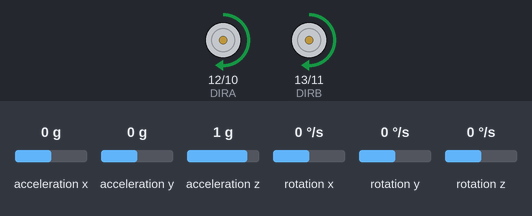
The sketch below on a simulated Arduino Uno, built with avr-gcc and run on an emulated ATmega328P. Parts: direction and speed pins drawn as motors (green arrow = direction pin HIGH = forward, orange = LOW = backward, longer = more drive). Wiring (inferred from the names in the program): MPU-6050 motion sensor at I2C address 0x68. Inputs (shaded band) come from the test bench; at power-on: acceleration y 0 g, rotation x 0 °/s, acceleration z 1 g, acceleration x 0 g, rotation y 0 °/s, rotation z 0 °/s.

Above: at 1.2 s.
1.3 s: acceleration y set to -1.4 g
At 2.4 s:
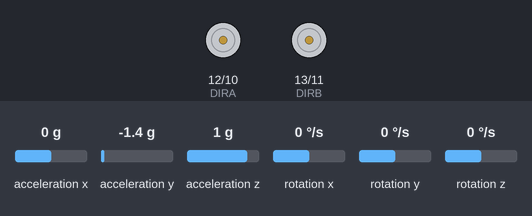
3.3 s: acceleration y set to -1.2 g
At 3.9 s:
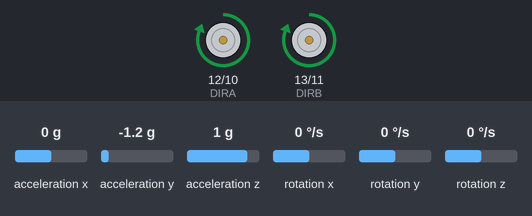
4.8 s: acceleration y set to 0.8 g
At 5.6 s:
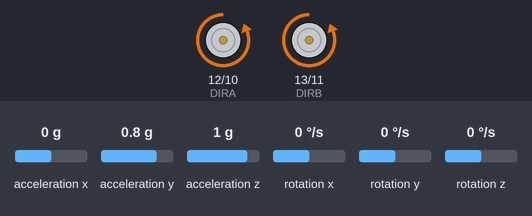
6.5 s: rotation x set to -192 °/s
At 8.24 s:
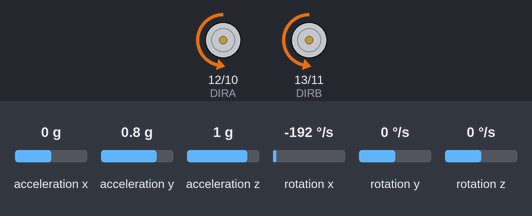
9.5 s: acceleration z set to -1.4 g
At 10.6 s:
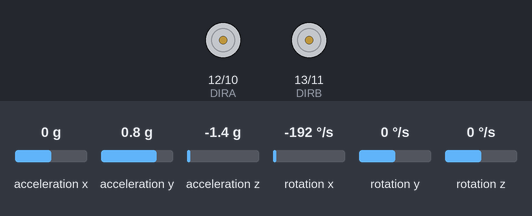
11.0 s: acceleration z set to -0.1 g
12.5 s: acceleration z set to 0.2 g
At 13.7 s:
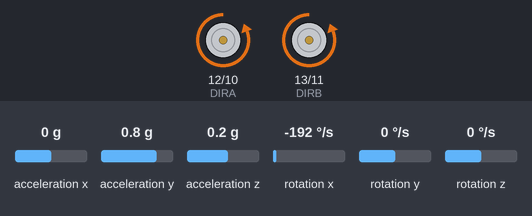
Timing chart, 0 to 15.0 s (numbered marks = the images above; inputs shaded):
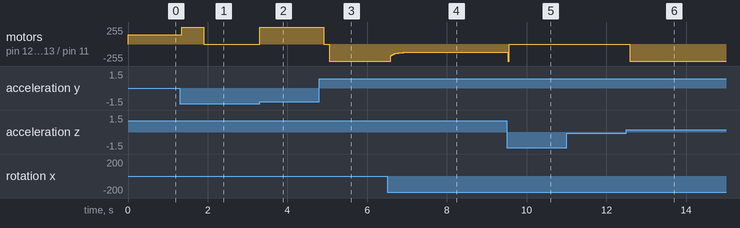

The sketch:

Robot_Autoequilibrado_v3.ino
```cpp
#include <Wire.h>

// Definición de pines para el Motor Shield L298P
const int DIRA = 12;  // Dirección Motor A (Izquierdo)
const int PWMA = 10;  // Velocidad Motor A (PWM)
const int DIRB = 13;  // Dirección Motor B (Derecho)
const int PWMB = 11;  // Velocidad Motor B (PWM)

// Dirección I2C del MPU6050
const int MPU_ADDR = 0x68;
int16_t AcX, AcY, AcZ, GyX, GyY, GyZ, Temp;

// Variables de tiempo y ángulo
unsigned long tiempo_prev;
float angulo_pitch = 0;

// Constantes PID (Deberás ajustar estas 3 variables para tu robot)
float Kp = 10.5; // Fuerza de empuje principal
float Ki = 0.0;  // Corrección a largo plazo
float Kd = 0.5 ; // Suavizado de la oscilación

// Variables de control
float setpoint = 5.75; // Tu punto de equilibrio exacto
float error, error_prev, integral, derivada, output;

// Compensación de zona muerta de los motores (medida con Diagnostico_Umbral_PWM:
// una rueda gira desde PWM 70 y las dos desde PWM 75)
const int PWM_MIN = 110;       // PWM mínimo con el que se mueven las dos ruedas
const int BANDA_MUERTA = 10;  // Si la salida del PID es menor que esto, motores quietos

void setup() {
  Serial.begin(9600);

  // Configurar los pines del shield como salidas
  pinMode(DIRA, OUTPUT);
  pinMode(PWMA, OUTPUT);
  pinMode(DIRB, OUTPUT);
  pinMode(PWMB, OUTPUT);

  // Inicializar los motores apagados
  digitalWrite(DIRA, LOW);
  analogWrite(PWMA, 0);
  digitalWrite(DIRB, LOW);
  analogWrite(PWMB, 0);

  // Inicialización del sensor MPU6050
  Wire.begin();
  Wire.beginTransmission(MPU_ADDR);
  Wire.write(0x6B); // Registro de gestión de energía
  Wire.write(0);    // Despierta el sensor
  Wire.endTransmission(true);

  tiempo_prev = millis();
}

void loop() {
  // 1. Leer datos del sensor MPU6050
  Wire.beginTransmission(MPU_ADDR);
  Wire.write(0x3B);
  Wire.endTransmission(false);
  Wire.requestFrom(MPU_ADDR, 14, true);

  AcX = Wire.read() << 8 | Wire.read();
  AcY = Wire.read() << 8 | Wire.read();
  AcZ = Wire.read() << 8 | Wire.read();
  Temp = Wire.read() << 8 | Wire.read();
  GyX = Wire.read() << 8 | Wire.read();
  GyY = Wire.read() << 8 | Wire.read();
  GyZ = Wire.read() << 8 | Wire.read();

  // 2. Calcular el ángulo usando un Filtro Complementario
  unsigned long tiempo_actual = millis();
  float dt = (tiempo_actual - tiempo_prev) / 1000.0;
  tiempo_prev = tiempo_actual;

  // Calculamos el ángulo X usando las mismas variables que funcionaron en tu diagnóstico
  float accel_pitch = atan2(AcY, AcZ) * 180 / PI;
  float gyro_rate = GyX / 131.0;

  angulo_pitch = 0.98 * (angulo_pitch + gyro_rate * dt) + 0.02 * accel_pitch;

  // 3. Calcular el control PID
  error = setpoint - angulo_pitch;
  integral += error * dt;

  // Límite para evitar la saturación de la integral (Windup)
  integral = constrain(integral, -150, 150);

  // La derivada del error es -(velocidad angular): el giroscopio la entrega directa y sin ruido de dt
  derivada = -gyro_rate;
  output = (Kp * error) + (Ki * integral) + (Kd * derivada);
  error_prev = error;

  // 4. Transformar salida PID a movimiento de motores
  int velocidad = abs(output);
  velocidad = constrain(velocidad, 0, 255);

  // Compensar la zona muerta: si el PID pide algo, que el motor realmente se mueva
  if (velocidad < BANDA_MUERTA) {
    velocidad = 0;
  } else {
    velocidad = map(velocidad, BANDA_MUERTA, 255, PWM_MIN, 255);
  }

  // Apagar motores si el robot se cae (inclinación mayor a 40 grados)
  if (abs(error) > 60) {
    analogWrite(PWMA, 0);
    analogWrite(PWMB, 0);
    integral = 0; // Evita que los motores arranquen a máxima velocidad al levantarlo
  }
  else {
    // Determinar la dirección basada en el signo del PID
    if (output > 0) {
      // Compensar hacia adelante
      digitalWrite(DIRA, HIGH);
      digitalWrite(DIRB, HIGH);
    } else {
      // Compensar hacia atrás
      digitalWrite(DIRA, LOW);
      digitalWrite(DIRB, LOW);
    }

    // Aplicar la velocidad a los motores
    analogWrite(PWMA, velocidad);
    analogWrite(PWMB, velocidad);
  }
}
```

Measured:
- the behaviour switches between -1.4 and -1.3 g on acceleration y (found by bisection; images 1 and 2)
- the behaviour switches between 0 and 0.1 g on acceleration z (found by bisection; images 5 and 6)
- after the input at 1.3 s, motor on pin 12 (DIRA) / pin 10 (PWMA), motor on pin 13 (DIRB) / pin 11 (PWMB): forward 139/255 → forward 255/255 after 0.05 s, → stopped 0.55 s later
- after the input at 3.3 s, motor on pin 12 (DIRA) / pin 10 (PWMA), motor on pin 13 (DIRB) / pin 11 (PWMB): stopped → forward 255/255 at once
- after the input at 4.8 s, motor on pin 12 (DIRA) / pin 10 (PWMA), motor on pin 13 (DIRB) / pin 11 (PWMB): forward 255/255 → stopped after 0.10 s, → backward 255/255 0.15 s later
- after the input at 9.5 s, motor on pin 12 (DIRA) / pin 10 (PWMA), motor on pin 13 (DIRB) / pin 11 (PWMB): backward 125/255 → stopped at once
- after the input at 11.0 s, every drawn part: stays the same
- after the input at 12.5 s, motor on pin 12 (DIRA) / pin 10 (PWMA), motor on pin 13 (DIRB) / pin 11 (PWMB): stopped → backward 255/255 after 0.08 s
